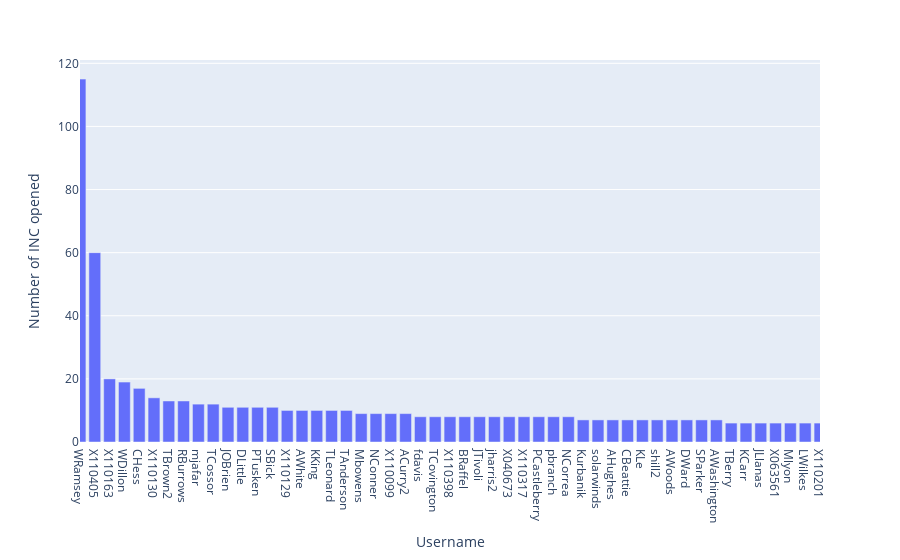

This figure's notebook cell:
### Code cell
# show number of tickets by INC-caller 
fig = px.bar(df_main['sys_created_by'].value_counts(), x=df_main['sys_created_by'].value_counts().index,
             y='sys_created_by', labels={'x':'Username', 'sys_created_by':'Number of INC opened'})
fig.update_xaxes(range=[0,50])
fig.show()

### Figure 1 — Plotly figure (JSON) as saved in the notebook; plotly's stock layout.template omitted (floating-point values rounded to 4 significant figures; data arrays with more than 128 entries replaced by an {"elided": "..."} marker saying what was removed)
{"data": [{"alignmentgroup": "True", "hovertemplate": "Username=%{x}<br>Number of INC opened=%{y}<extra></extra>", "legendgroup": "", "marker": {"color": "#636efa"}, "name": "", "offsetgroup": "", "orientation": "v", "showlegend": false, "textposition": "auto", "type": "bar", "x": {"elided": "900 str values"}, "xaxis": "x", "y": {"elided": "900 int values"}, "yaxis": "y"}], "layout": {"barmode": "relative", "legend": {"tracegroupgap": 0}, "margin": {"t": 60}, "xaxis": {"anchor": "y", "domain": [0, 1], "range": [0, 50], "title": {"text": "Username"}}, "yaxis": {"anchor": "x", "domain": [0, 1], "title": {"text": "Number of INC opened"}}}}
